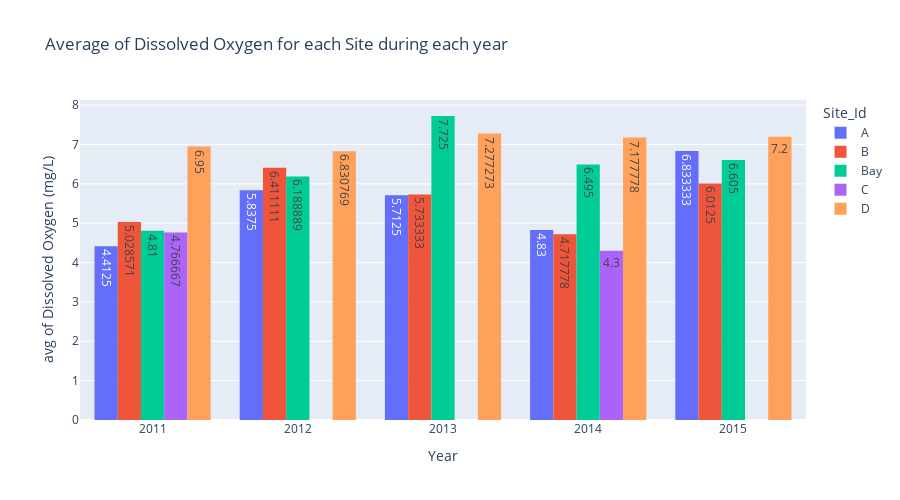

Notebook code cell kept with this figure:
### Code cell
# How does the oxygen saturations vary for each site across the years?
# showing a histogram of finding average and displaying text and applying tool barmode
#press shift + tab (on px.histogram)to get options of properties

fig = px.histogram(wq, x='Year', y='Dissolved Oxygen (mg/L)',\
                   color="Site_Id",\
                   barmode='group',\
                   histfunc='avg',\
                   text_auto=True,\
                   height=500,\
                   title='Average of Dissolved Oxygen for each Site during each year')
fig.show()

### Figure 1 — Plotly figure (JSON) as saved in the notebook; plotly's stock layout.template omitted (floating-point values rounded to 4 significant figures)
{"data": [{"alignmentgroup": "True", "bingroup": "x", "histfunc": "avg", "hovertemplate": "Site_Id=A<br>Year=%{x}<br>avg of Dissolved Oxygen (mg/L)=%{y}<extra></extra>", "legendgroup": "A", "marker": {"color": "#636efa", "pattern": {"shape": ""}}, "name": "A", "offsetgroup": "A", "orientation": "v", "showlegend": true, "texttemplate": "%{value}", "type": "histogram", "x": [2013, 2012, 2014, 2011, 2015, 2014, 2013, 2014, 2015, 2012, 2014, 2011, 2014, 2015, 2012, 2011, 2015, 2013, 2012, 2015, 2011, 2012, 2014, 2011, 2013, 2014, 2015, 2013, 2012, 2011, 2014, 2013, 2015, 2011, 2014, 2015, 2013, 2012, 2014, 2013, 2012, 2011, 2015], "xaxis": "x", "y": [6.9, 8.2, 6.8, 4, 6.7, 6.4, 7, 7.2, 6.5, 9, 7.3, 8, 6, 9.7, 5.8, 3, 7.8, 5.9, 7, 4, 4, 4.5, 3, 2.4, 5.6, 0, 5.1, 6.1, 4.9, 5.7, 4, 4.1, 6, 3.2, 3, 5.7, 5.3, 3, 4.6, 4.8, 4.3, 5, 10], "yaxis": "y"}, {"alignmentgroup": "True", "bingroup": "x", "histfunc": "avg", "hovertemplate": "Site_Id=B<br>Year=%{x}<br>avg of Dissolved Oxygen (mg/L)=%{y}<extra></extra>", "legendgroup": "B", "marker": {"color": "#EF553B", "pattern": {"shape": ""}}, "name": "B", "offsetgroup": "B", "orientation": "v", "showlegend": true, "texttemplate": "%{value}", "type": "histogram", "x": [2012, 2011, 2011, 2015, 2012, 2014, 2011, 2014, 2015, 2012, 2014, 2013, 2011, 2014, 2015, 2012, 2012, 2013, 2011, 2015, 2013, 2012, 2012, 2014, 2013, 2014, 2015, 2013, 2012, 2011, 2014, 2015, 2011, 2014, 2015, 2013, 2012, 2014, 2015], "xaxis": "x", "y": [6, 7.2, 3, 6, 7.1, 5.9, 7.9, 6.2, 8, 9.7, 6.3, 5, 5, 8.1, 7.6, 7.5, 6.3, 7.6, 3.9, 10, 5.8, 7, 6.7, 3.86, 4.2, 0, 4, 5.4, 4.5, 5.8, 6, 7, 2.4, 2.4, 3.2, 6.4, 2.9, 3.7, 2.3], "yaxis": "y"}, {"alignmentgroup": "True", "bingroup": "x", "histfunc": "avg", "hovertemplate": "Site_Id=Bay<br>Year=%{x}<br>avg of Dissolved Oxygen (mg/L)=%{y}<extra></extra>", "legendgroup": "Bay", "marker": {"color": "#00cc96", "pattern": {"shape": ""}}, "name": "Bay", "offsetgroup": "Bay", "orientation": "v", "showlegend": true, "texttemplate": "%{value}", "type": "histogram", "x": [2013, 2012, 2014, 2011, 2015, 2013, 2012, 2014, 2011, 2015, 2011, 2015, 2014, 2013, 2011, 2012, 2015, 2011, 2013, 2014, 2015, 2013, 2011, 2012, 2015, 2012, 2013, 2012, 2015, 2014, 2014, 2011, 2015, 2013, 2011, 2014, 2013, 2012, 2015, 2014, 2013, 2011, 2012, 2014, 2013, 2011, 2015, 2014, 2013, 2012, 2013, 2012, 2011, 2015, 2012, 2013, 2011, 2015, 2012, 2014, 2012, 2013, 2011, 2014, 2015, 2013, 2015, 2014, 2015, 2013, 2012, 2011, 2014, 2013, 2011, 2013, 2011, 2012, 2014, 2015, 2013, 2011, 2014, 2011, 2014, 2015, 2013, 2012, 2015, 2014, 2013, 2014, 2012, 2011, 2015, 2014, 2013, 2012, 2011, 2015], "xaxis": "x", "y": [8.5, 6.9, 8.7, 6.2, 8.3, 8.7, 6.5, 7.3, 3.1, 8.9, 4.2, 4.9, 6.5, 7.9, 7.4, 4.8, 5.5, 5.2, 9.8, 7, 5.5, 7.1, 7.3, 8.9, 6.6, 7.6, 8.35, 8.4, 7.9, 7.6, 9.8, 7.8, 8.7, 7, 7.9, 8.8, 7.7, 6.2, 9.2, 6.9, 8.5, 3.8, 5.3, 8.2, 10, 3.3, 10, 10, 10, 7.2, 8, 6.5, 3.5, 7.1, 7.1, 8.9, 5.2, 8.2, 5.3, 7.3, 6.1, 6.1, 3.7, 6.8, 6.3, 8.2, 4.3, 5.4, 5, 6.9, 3.9, 5.6, 4.2, 6.7, 3.2, 6.8, 3, 5.9, 3.7, 7, 5.9, 2, 4.2, 3.5, 3.9, 6.3, 6, 6.1, 5, 3.9, 6.8, 2.7, 5, 5.3, 4.5, 7, 6.1, 3.7, 5, 2.9], "yaxis": "y"}, {"alignmentgroup": "True", "bingroup": "x", "histfunc": "avg", "hovertemplate": "Site_Id=C<br>Year=%{x}<br>avg of Dissolved Oxygen (mg/L)=%{y}<extra></extra>", "legendgroup": "C", "marker": {"color": "#ab63fa", "pattern": {"shape": ""}}, "name": "C", "offsetgroup": "C", "orientation": "v", "showlegend": true, "texttemplate": "%{value}", "type": "histogram", "x": [2011, 2011, 2011, 2014], "xaxis": "x", "y": [5.1, 5.6, 3.6, 4.3], "yaxis": "y"}, {"alignmentgroup": "True", "bingroup": "x", "histfunc": "avg", "hovertemplate": "Site_Id=D<br>Year=%{x}<br>avg of Dissolved Oxygen (mg/L)=%{y}<extra></extra>", "legendgroup": "D", "marker": {"color": "#FFA15A", "pattern": {"shape": ""}}, "name": "D", "offsetgroup": "D", "orientation": "v", "showlegend": true, "texttemplate": "%{value}", "type": "histogram", "x": [2011, 2015, 2012, 2014, 2015, 2012, 2014, 2013, 2012, 2013, 2015, 2012, 2013, 2012, 2015, 2014, 2011, 2015, 2012, 2015, 2013, 2014, 2013, 2012, 2014, 2011, 2012, 2013, 2015, 2012, 2013, 2014, 2015, 2015, 2012, 2011, 2011, 2012, 2014, 2013, 2014, 2015, 2013, 2012, 2014, 2013, 2012, 2011, 2013, 2015], "xaxis": "x", "y": [10, 9, 7.2, 7.9, 9, 5.5, 7.6, 7, 5.8, 9.6, 6.6, 8.6, 8.65, 8.8, 6.6, 9.7, 9.8, 6.2, 10, 10, 9.8, 8.2, 10, 9.5, 8.2, 6.9, 7.4, 8.6, 7.4, 6.1, 5.5, 6.6, 7.7, 5.8, 5, 4.8, 5.6, 4.2, 5.3, 3.8, 5.8, 6.1, 4.2, 5.5, 5.3, 6.8, 5.2, 4.6, 6.1, 4.8], "yaxis": "y"}], "layout": {"barmode": "group", "height": 500, "legend": {"title": {"text": "Site_Id"}, "tracegroupgap": 0}, "title": {"text": "Average of Dissolved Oxygen for each Site during each year"}, "xaxis": {"anchor": "y", "domain": [0, 1], "title": {"text": "Year"}}, "yaxis": {"anchor": "x", "domain": [0, 1], "title": {"text": "avg of Dissolved Oxygen (mg/L)"}}}}
